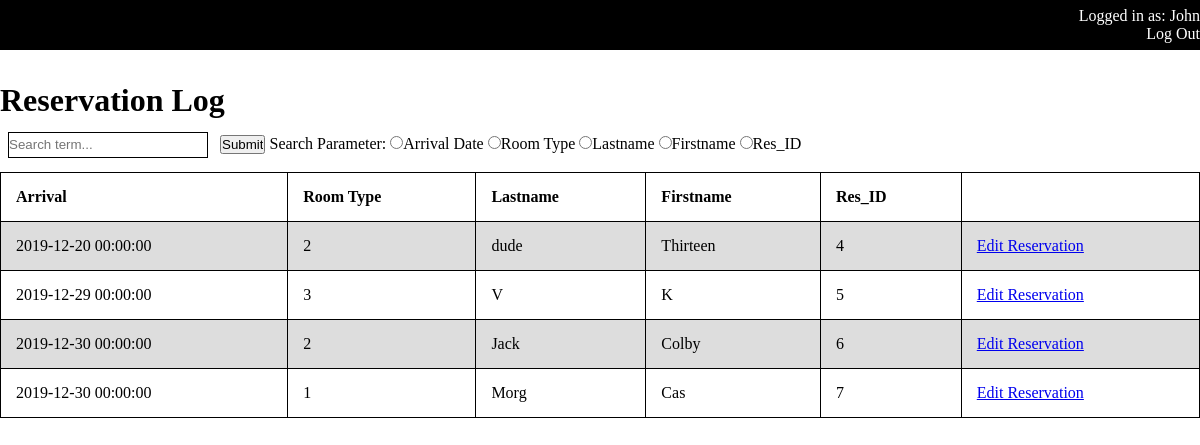
/reservation-list.php (signed in), run on the app's committed database.
### tables this page shows
CREATE TABLE `final_employee` (
  `emp_id` int(11) NOT NULL AUTO_INCREMENT,
  `emp_firstname` varchar(45) DEFAULT NULL,
  `emp_lastname` varchar(45) DEFAULT NULL,
  `username` varchar(45) DEFAULT NULL,
  `password` varchar(45) DEFAULT NULL,
  PRIMARY KEY (`emp_id`),
  UNIQUE KEY `emp_id_UNIQUE` (`emp_id`)
);

CREATE TABLE `final_reservation` (
  `res_id` int(11) NOT NULL AUTO_INCREMENT,
  `guest_id` int(11) DEFAULT NULL,
  `res_time` datetime DEFAULT NULL,
  `res_arrival` datetime DEFAULT NULL,
  `res_dept` datetime DEFAULT NULL,
  `room_id` int(11) DEFAULT NULL,
  PRIMARY KEY (`res_id`),
  UNIQUE KEY `res_id_UNIQUE` (`res_id`)
);

CREATE TABLE `final_guest` (
  `guest_id` int(11) NOT NULL AUTO_INCREMENT,
  `guest_firstname` varchar(45) NOT NULL,
  `guest_lastname` varchar(45) NOT NULL,
  `guest_email` varchar(45) NOT NULL,
  `guest_phone` varchar(45) NOT NULL,
  `guest_zip` varchar(45) DEFAULT NULL,
  `guest_card` varchar(45) NOT NULL,
  PRIMARY KEY (`guest_id`),
  UNIQUE KEY `guest_id_UNIQUE` (`guest_id`)
);

### classes/class.Employee.php (called while the page is built, shortened)
<?php
    class Employee {
        function __construct($emp_id, $database) {
            $sql = file_get_contents('sql/getEmployee.sql');
            $params = array(
                'emp_id' => $emp_id
            );
            $statement = $database->prepare($sql);
            $statement->execute($params);
            $employee = $statement->fetchAll(PDO::FETCH_ASSOC);
            $this->emp_firstname = $employee[0]['emp_firstname'];
        }
    }
?>

### config.php (called while the page is built, shortened)
<?php
$user = 'brownb23';
$password = '9c12f66d';
$database = new PDO('mysql:host=csweb.hh.nku.edu;dbname=db_fall19_brownb23', $user, $password);
$current_url = basename($_SERVER['REQUEST_URI']);
if (!isset($_SESSION["emp_id"]) && ($current_url != 'admin-login.php' && $current_url != 'index.php' && $current_url != 'user-message.html')) {
    header("Location: admin-login.php");
}
elseif (isset($_SESSION["emp_id"])) {
	$employee = new Employee($_SESSION["emp_id"], $database);
}
?>

### functions.php (called while the page is built, shortened)
<?php
function getReservations($database) {
	$sql = file_get_contents('sql/getReservations.sql');
	$params = array(
	);
	$statement = $database->prepare($sql);
	$statement->execute($params);
	$reservations = $statement->fetchAll(PDO::FETCH_ASSOC);
	return $reservations;
}
?>

### reservation-list.php (the view, shortened to what this page needs)
<?php
include('config.php');
include('functions.php');
$reservations = getReservations($database);
?>
<!DOCTYPE html>
<html>
<head>
</head>
<body>
    <header>
        <p>Logged in as: <?php echo $employee->emp_firstname ?></p>
        <p>
            <a href="logout.php">Log Out</a>
        </p>
    </header>
    <h1>Reservation Log</h1>
    <form method="GET">
        <input type="text" name="search-term" placeholder="Search term..." />
        <input type="submit" />
        <label>Search Parameter: </label>
        <input type="radio" name="search-field" value="1">Arrival Date
        <input type="radio" name="search-field" value="2">Room Type
        <input type="radio" name="search-field" value="3">Lastname
        <input type="radio" name="search-field" value="4">Firstname
        <input type="radio" name="search-field" value="5">Res_ID
    </form>
    <table style="width:100%">
        <tr>
            <th>Arrival</th>
            <th>Room Type</th>
            <th>Lastname</th>
            <th>Firstname</th>
            <th>Res_ID</th>
        </tr>
        <?php foreach($reservations as $reservation) : ?>
        <tr>
            <td><?php echo $reservation['res_arrival']; ?></td>
            <td><?php echo $reservation['room_id']; ?></td>
            <td><?php echo $reservation['guest_lastname']; ?></td>
            <td><?php echo $reservation['guest_firstname']; ?></td>
            <td><?php echo $reservation['res_id']; ?></td>
            <td><a href="reservation-report.php?resID=<?php echo $reservation['res_id'] ?>">Edit Reservation</a></td>
        </tr>
        <?php endforeach; ?>
    </table>
</body>
</html>

### reservation-list.php (style rules this page uses)
* { padding: 0; margin: 0; box-sizing: border-box; }
table, th, td { border: 1px solid black; border-collapse: collapse; }
th, td { padding: 15px; }
th { text-align: left; }
table { border-spacing: 5px; }
header { background-color: black; height: 50px; color: white; display: flex; flex-direction: column; align-items: flex-end; justify-content: center; margin-bottom: 2em; }
header a { text-decoration: none; color: white; }
tr:nth-child(even) { background-color: #dddddd; }
form input[type="text"] { width: 200px; line-height: 1.5rem; border: 1px solid black; margin: 1em 8px; }

### data on the page
final_employee: emp_firstname "John"
final_reservation: res_arrival "2019-12-20 00:00:00", room "2", guest.guest_lastname "dude", guest.guest_firstname "Thirteen", res_id "4"
final_reservation: res_arrival "2019-12-29 00:00:00", room "3", guest.guest_lastname "V", guest.guest_firstname "K", res_id "5"
final_reservation: res_arrival "2019-12-30 00:00:00", room "2", guest.guest_lastname "Jack", guest.guest_firstname "Colby", res_id "6"
final_reservation: res_arrival "2019-12-30 00:00:00", room "1", guest.guest_lastname "Morg", guest.guest_firstname "Cas", res_id "7"
